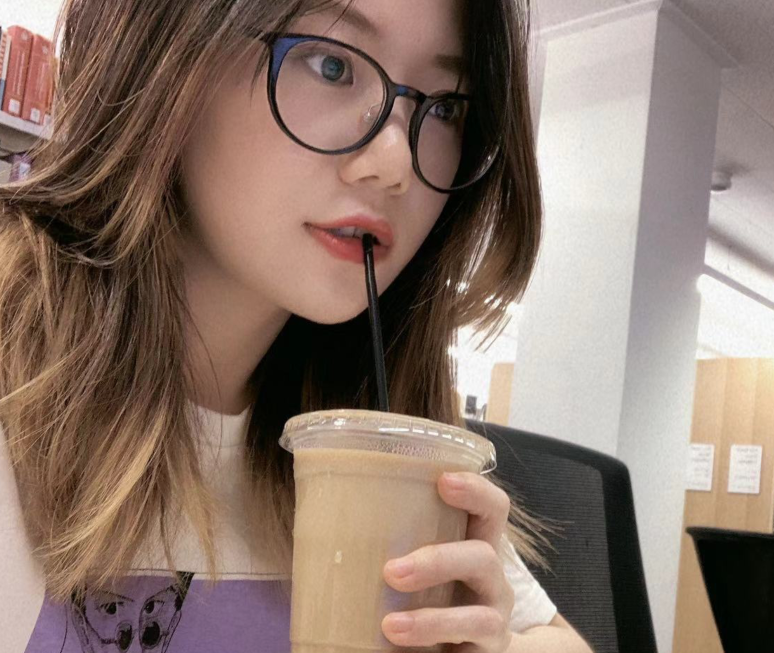
#> input picture images/wxy.png, 1548 x 1306 px, found by its file name (shown at 1/2 size)
$ python 0115_gamma_correction.py
#> lines starting #> are read from the running program, lines starting #| are printed output that depends on the picture
import cv2
import numpy as np


def adjust_brightness_gamma_correction(img, gamma):
    """Adjust brightness of an Image.
    Args:
        img (numpy ndarray): numpy ndarray to be adjusted.
        brightness_factor (float):  How much to adjust the brightness. Can be
            any non negative number. 0 gives a black image, 1 gives the
            original image while 2 increases the brightness by a factor of 2.
    Returns:
        numpy ndarray: Brightness adjusted image.
    """
    gamma_table = [np.power(x / 255.0, gamma) * 255.0 for x in range(256)]
    gamma_table = np.round(np.array(gamma_table)).astype(np.uint8)

    # table = np.array([ i*gamma for i in range (0,256)]).clip(0,255).astype('uint8')
    # same thing but a bit slower
    # cv2.convertScaleAbs(img, alpha=brightness_factor, beta=0)
    if img.shape[2] == 1:
        out = cv2.LUT(img, gamma_table)[:, :, np.newaxis]
    else:
        out = cv2.LUT(img, gamma_table)
    return out

if __name__ == '__main__':

    imgpath = '../images/wxy.png'
    img = cv2.imread(imgpath, cv2.IMREAD_UNCHANGED)
#> img is the input picture: shape (1306, 1548, 4); mean B, G, R, A 107.3, 118.4, 139.1, 255
    img = cv2.resize(img,(500,500))
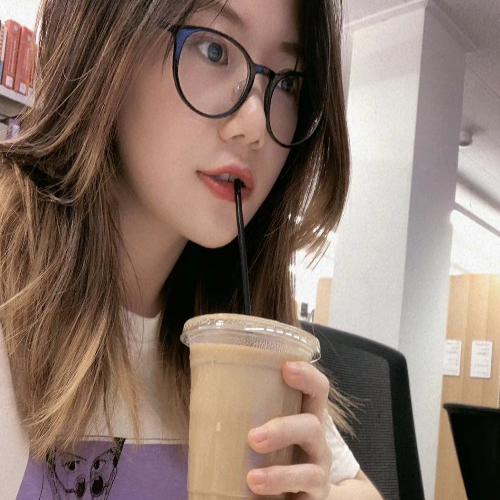
#> img: shape (500, 500, 4); mean B, G, R, A 107.2, 118.3, 139, 255
    out = adjust_brightness_gamma_correction(img, 1.5)
#> in adjust_brightness_gamma_correction, `out = cv2.LUT(img, gamma_table)`:
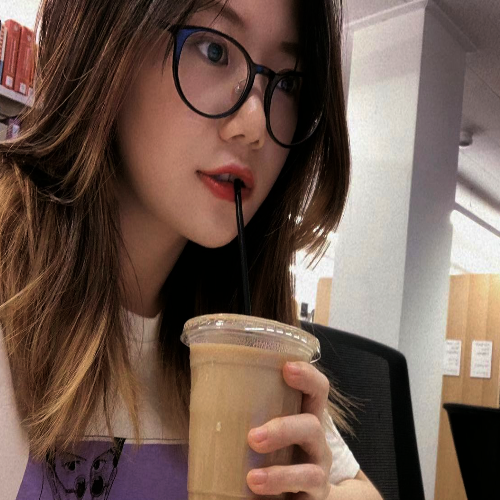
#> out: shape (500, 500, 4); mean B, G, R, A 79.8, 90.5, 112.6, 255
    cv2.imshow('view', out)
    cv2.imshow('input', img)
    cv2.waitKey(0)
